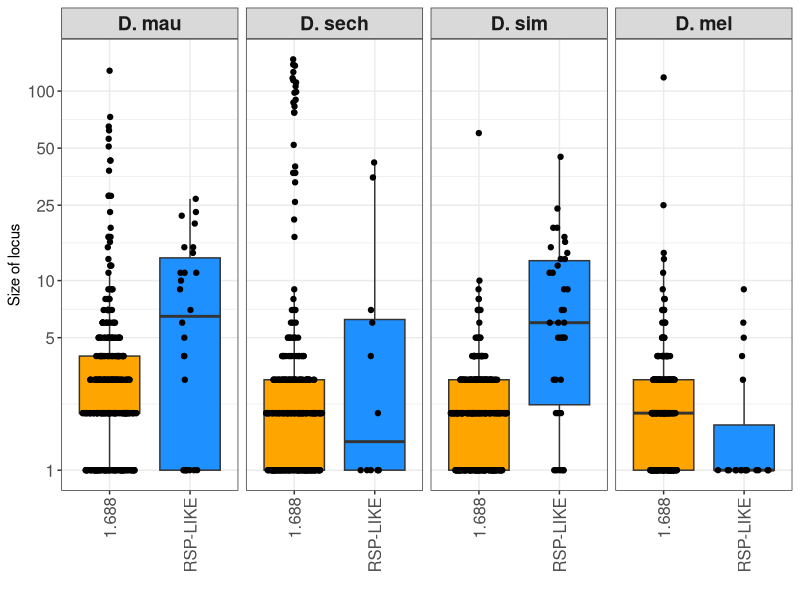

R code for this plot:
library(ggplot2)
library(reshape2)
library(ggthemes)
library(RColorBrewer)
#install.packages("ggpubr")
library(ggpubr)
#install.packages("ggforce",dependencies=TRUE)
library(ggforce)

mauclusters <- read.table("dmau_X_repeat_clusters_v4.txt",sep="\t",header=T)
sechclusters <- read.table("dsech_X_repeat_clusters_v4.txt",sep="\t",header=T)
simclusters <- read.table("dsim_X_repeat_clusters_v4.txt",sep="\t",header=T)
melclusters <- read.table("dmel_X_repeat_clusters_v4.txt",sep="\t",header=T)

mau <-subset(mauclusters, Cluster=="1.688" | Cluster=="RSP-LIKE")
mau$spp <- as.factor("D. mau")
sech <-subset(sechclusters, Cluster=="1.688" | Cluster=="RSP-LIKE")
sech$spp <- as.factor("D. sech")
sim <-subset(simclusters, Cluster=="1.688" | Cluster=="RSP-LIKE")
sim$spp <- as.factor("D. sim")
mel <-subset(melclusters, Cluster=="1.688" | Cluster=="RSP-LIKE")
mel$spp <- as.factor("D. mel")

nrow(subset(sim, Cluster=="RSP-LIKE" & Repeats >= 25))

allspecies <- rbind(mau,sech,sim,mel)
allspecies$spp_f <- factor(allspecies$spp, levels=c("D. mau","D. sech","D. sim","D. mel"))

sizes <- c(mau$Repeats,sech$Repeats,sim$Repeats,mel$Repeats)
max(sizes)
#labs <- seq(by=5,from=0,to=max(sizes))

palette <-c("orange","dodgerblue")

p1 <- ggplot(data=allspecies, aes(allspecies$Repeats,fill=Cluster))+
  geom_histogram(binwidth=1)+
  scale_fill_manual(values=c(palette))+
  #theme(legend.title=element_blank())+
  #theme(panel.background = element_rect(fill="white"))+
  #theme(panel.grid.major =element_blank())+
  #theme(panel.grid.minor = element_blank())+
  theme_bw()+
  theme(strip.text = element_text(face="bold", size=14))+
  xlab("Cluster size")+
  ylab("Count")+
  scale_x_continuous(limits=c(0,150),breaks=seq(0,150,5),labels=seq(0,150,5))+
  #scale_x_continuous(limits=c(1,max(sizes)+1))+
  theme(axis.text.x = element_text(angle = 90,hjust=1,vjust=0.5))


p2 <- ggplot(data=allspecies, aes(x=allspecies$Cluster,y=allspecies$Repeats,fill=Cluster))+
  geom_boxplot(outlier.shape = NA)+
  geom_sina(maxwidth=0.70)+
  #geom_boxplot()+
  #geom_jitter(width = 0.2)+
  scale_fill_manual(values=c(palette))+
  #theme(legend.title=element_blank())+
  #theme(panel.background = element_rect(fill="white"))+
  #theme(panel.grid.major =element_blank())+
  #theme(panel.grid.minor = element_blank())+
  theme_bw()+
  theme(strip.text = element_text(face="bold", size=14))+
  xlab("")+
  ylab("Size of locus")+
  scale_y_log10(breaks=c(1,5,10,25,50,100),labels=c(1,5,10,25,50,100))+
  theme(axis.text.x = element_text(angle = 90,hjust=1,vjust=0.5,size=12))+
  theme(axis.text.y = element_text(size=12))+
  theme(legend.position = "none")

p2 + facet_grid(. ~ spp_f)

